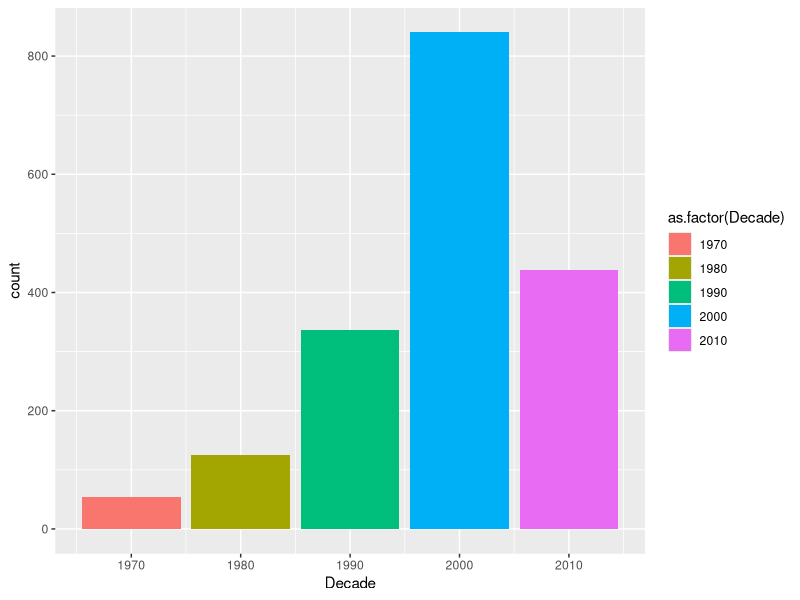
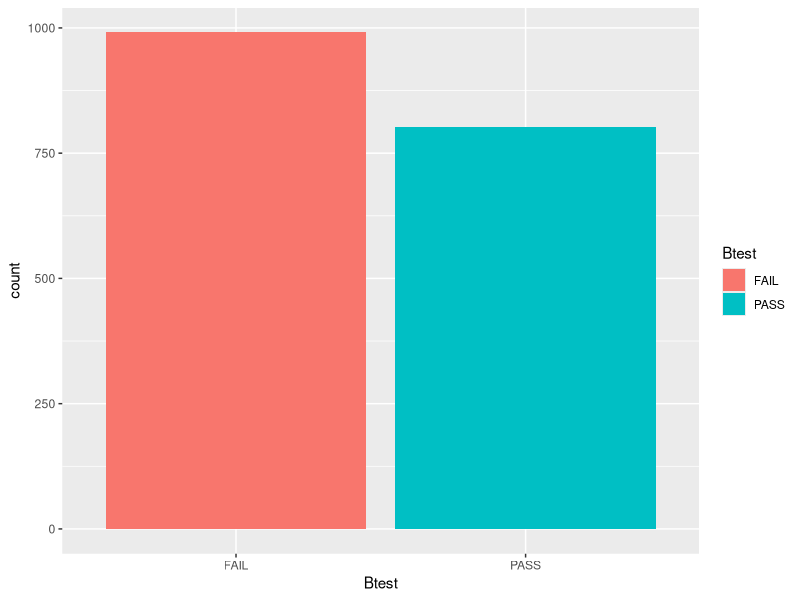
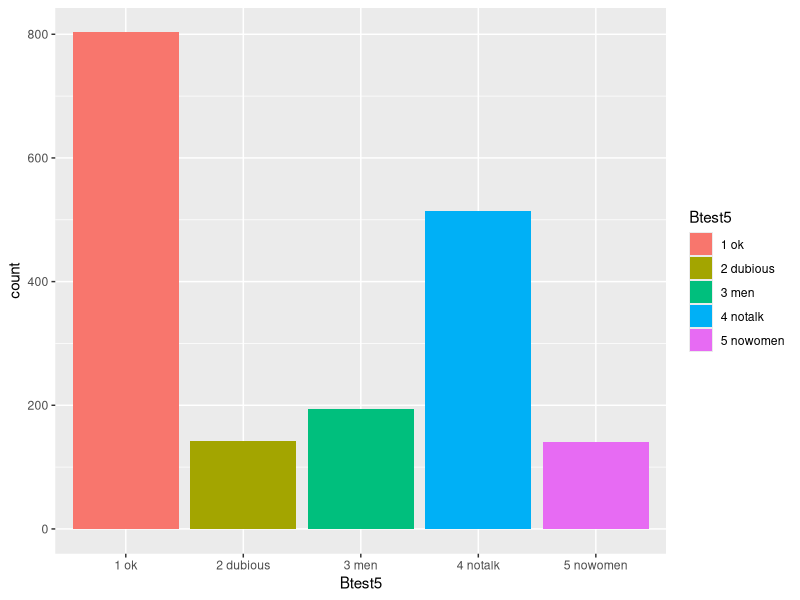
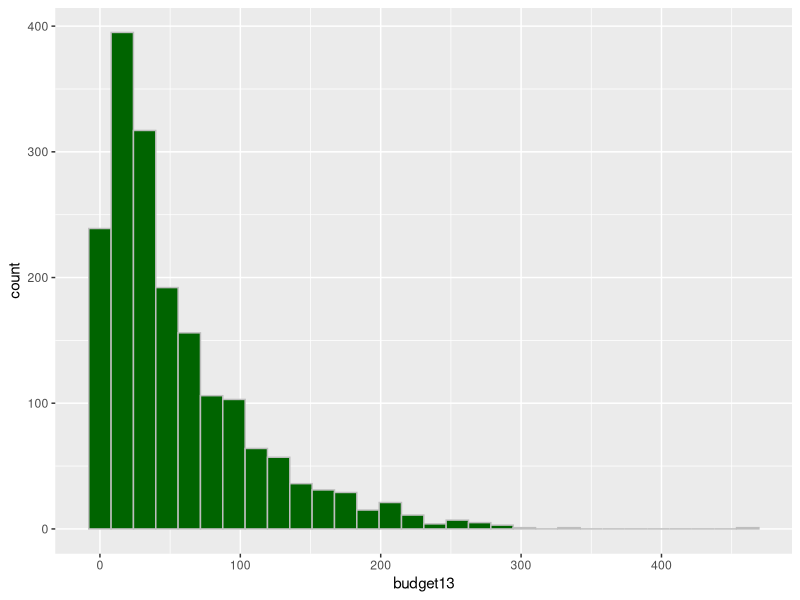
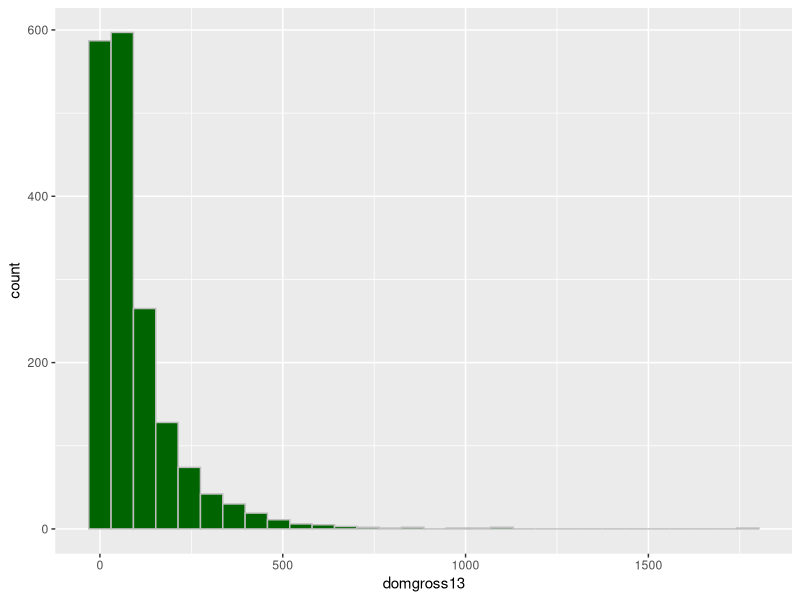
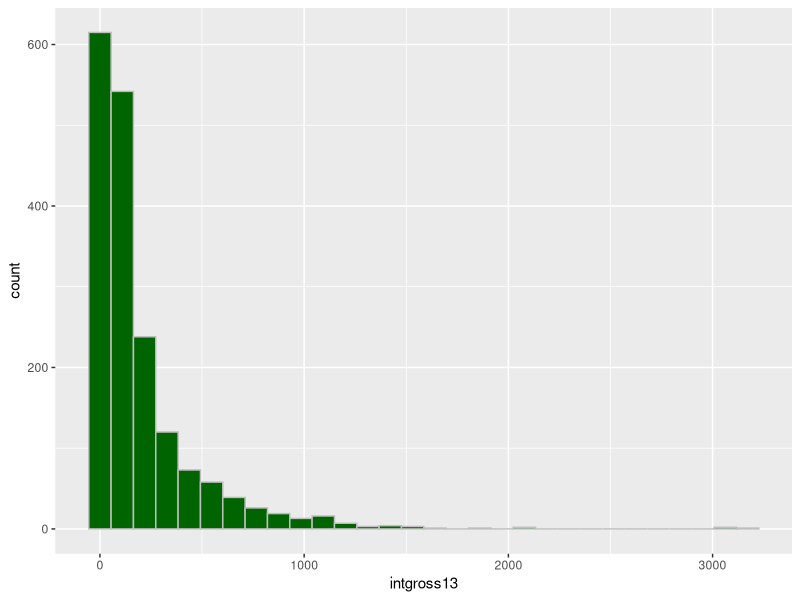
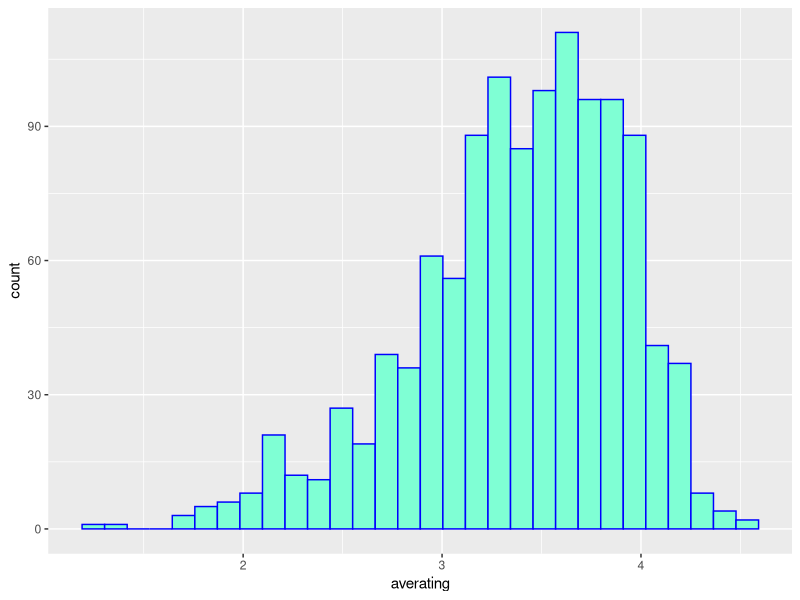
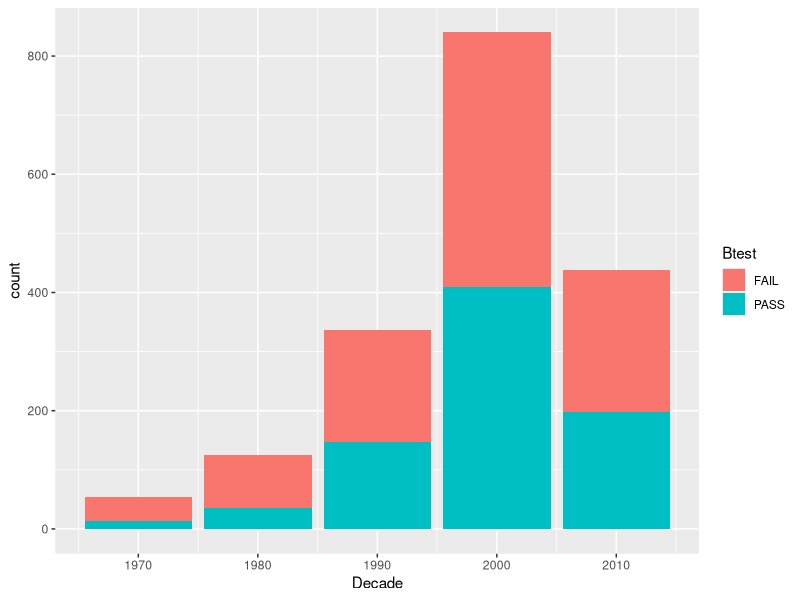

Write the R code that produced these figures, in order.
## ---- chunk 1
knitr::opts_chunk$set(echo = TRUE)

library(tidyverse)

b <- read.csv("bechdel87.csv")

## ---- chunk 2
tibble(b)
names(b)
## ---- chunk 3
ggplot(data = b,
       mapping = aes(x = Decade, fill = as.factor(Decade))) + 
  geom_bar()

ggplot(data = b,
       mapping = aes(x = Btest, fill = Btest)) + 
  geom_bar()

#  To find percentage:
t <- table(b$Btest)
prop.table(t)

#  Repeat for Btest5:
ggplot(data = b,
       mapping = aes(x = Btest5, fill = Btest5)) + 
  geom_bar()

#  To find percentage:
t <- table(b$Btest5)
prop.table(t)



## ---- chunk 4
ggplot(data = b,
       mapping = aes(x = budget13)) +
  geom_histogram(fill = 'darkgreen', color = 'gray')
## ---- chunk 5
ggplot(data = b,
       mapping = aes(x = domgross13)) +
  geom_histogram(fill = 'darkgreen', color = 'gray')
## ---- chunk 6
ggplot(data = b,
       mapping = aes(x = intgross13)) +
  geom_histogram(fill = 'darkgreen', color = 'gray')
## ---- chunk 7
ggplot(data = b,
       mapping = aes(x = averating)) +
  geom_histogram(fill = 'aquamarine', color = 'blue')
## ---- chunk 8

#  Bar graph,  with fill by Btest
ggplot(data = b,
       mapping = aes(x = Decade, fill = Btest)) +
  geom_bar()

ggplot(data = b,
       mapping = aes(x = Decade, fill = Btest)) +
  geom_bar(position = 'fill')
## ---- chunk 9

#  density by Btest, using facets
ggplot(data = b,
       mapping = aes(x = averating, fill = Btest)) +
  geom_density() +
  facet_grid( Btest ~ .)

#  boxplots by Btest

ggplot(data = b,
       mapping = aes(x = averating, fill = Btest)) +
  geom_boxplot()

#  Find the mean, sd, median for each group

b %>% group_by(Btest) %>% filter(!is.na(averating)) %>% 
  summarize( meanrating = mean(averating),
             sdrating = sd(averating),
             medrating = median(averating))

## ---- chunk 10
#  density by Btest, using facets
ggplot(data = b,
       mapping = aes(x = budget13, fill = Btest)) +
  geom_density() +
  facet_grid( Btest ~ .)

#  boxplots by Btest

ggplot(data = b,
       mapping = aes(x = budget13, fill = Btest)) +
  geom_boxplot()

#  Find the median for each group

b %>% group_by(Btest) %>% filter(!is.na(budget13)) %>% 
  summarize( medianrating = median(budget13))

## ---- chunk 11

ggplot(data = b,
       mapping = aes(x = domgross13, fill = Btest)) +
  geom_density() +
  facet_grid( Btest ~ .)

#  boxplots by Btest

ggplot(data = b,
       mapping = aes(x = domgross13, fill = Btest)) +
  geom_boxplot()

#  Find the median for each group

b %>% group_by(Btest) %>% filter(!is.na(domgross13)) %>% 
  summarize( medianrating = median(domgross13))


## ---- chunk 12

#  Scatterplot of domgross13 by budget13

ggplot(data = b,
       mapping = aes(x = budget13, y = domgross13)) +
  geom_point(alpha = .3) +
  geom_smooth(method = 'lm')

## ---- chunk 13
b2 <- b %>%
  mutate(domprofit13 =
           100*(domgross13 - budget13)/budget13)

tibble(b2)

## ---- chunk 14
ggplot(data = b2,
       mapping = aes(x = domprofit13, fill = Btest)) +
  geom_density() +
  facet_grid( Btest ~ .)

#  boxplots by Btest

ggplot(data = b2,
       mapping = aes(x = domprofit13, fill = Btest)) +
  geom_boxplot()

#  Find the median for each group

b2 %>% group_by(Btest) %>% filter(!is.na(domprofit13)) %>% 
  summarize( medianrating = median(domprofit13))
